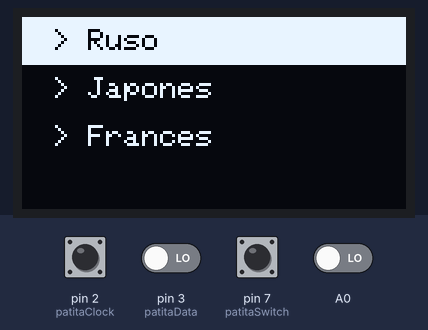
Recording of a sketch running on a simulated Arduino Uno, built with avr-gcc and run on an emulated ATmega328P. Parts: 128×64 one-colour display. The inputs (shaded band) are chosen by the test bench; at power-on: pin 7 (patitaSwitch) HIGH, A0, pin 2 (patitaClock), pin 3 (patitaData) LOW. The audio player accepts every command and is not drawn; what the sketch prints to the serial monitor is not drawn.

Above: at 1.8 s.
1.9 s: pin 7 (patitaSwitch) pulled LOW for 1 s
At 4.0 s:
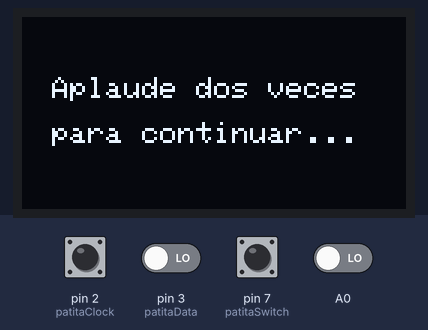
4.4 s: pin 7 (patitaSwitch) pulled LOW for 0.15 s
At 5.0 s:
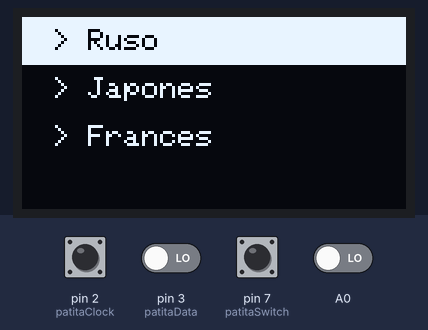
7.5 s: pin 2 (patitaClock) pulsed HIGH 5 times (0.12 s each, 0.3 s apart)
At 9.6 s:
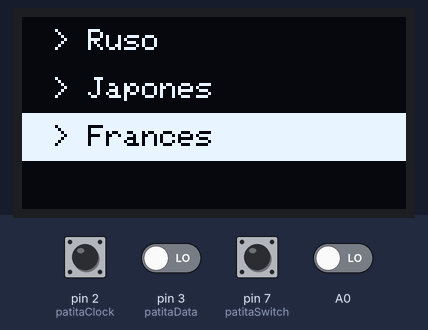
10.5 s: pin 7 (patitaSwitch) pulled LOW for 1 s
At 11.8 s:
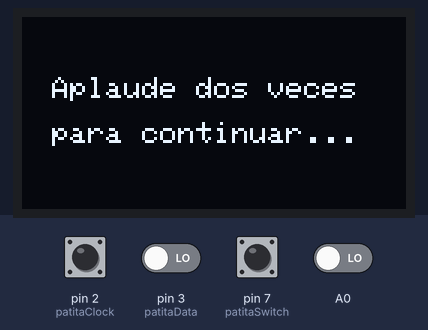
13.0 s: pin 7 (patitaSwitch) pulsed LOW 2 times (0.12 s each, 0.3 s apart)
At 13.2 s:
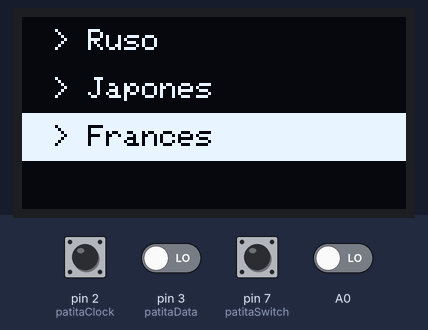
Timing chart, 0 to 16.0 s (numbered marks = the images above; inputs shaded):
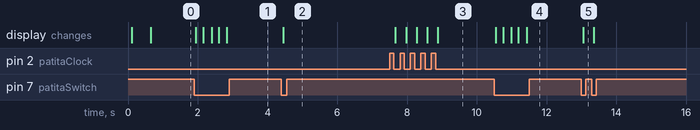

Measured:
- after the input at 1.9 s, the display: changes at once (image 1)
- after the input at 4.4 s, the display: changes after 0.05 s (image 2)
- after the input at 7.5 s, the display: first changes after 0.17 s (image 3 shows a later state)
- after the input at 10.5 s, the display: changes at once (image 4)
- after the input at 13.0 s, the display: changes after 0.05 s (image 5)

The sketch:

grupo-03-2025-10-16-profe-v1.ino
```cpp
/*
  main.ino - CHISPOP
  - Usa: Encoder, Pantalla OLED, Sensor de aplausos, DFPlayer Mini
  - Lógica:
     * Menú de selección con encoder
     * Pantalla de instrucción: "Aplaude dos veces"
     * Reproducción: se activa al detectar 2 aplausos (≈5 s)
*/

// incluir clases que escribimos
#include "Pantalla.h"
#include "ReproductorMP3.h"
#include "SensorEncoder.h"
#include "SensorAplauso.h"

// Objetos principales
SensorEncoder encoder;
SensorAplauso sensorAplauso;
Pantalla pantalla;
ReproductorMP3 mp3;

// Estados de la aplicación
bool enModoMenu = true;
bool enReproduccion = false;
int idiomaSeleccionado = 0;
const int totalIdiomas = 3;
const char* nombresIdiomas[totalIdiomas] = { "> Ruso", "> Japonés", "> Francés" };

// Control de tiempo
// 5 segundos
const unsigned long duracionAudioMs = 5000UL;
unsigned long tiempoFinReproduccion = 0UL;

void setup() {
  Serial.begin(9600);
  delay(50);
  Serial.println(F("CHISPOP - version final"));

  // configurar sensores
  encoder.configurar();
  sensorAplauso.configurar();

  // construir actuadores
  pantalla.iniciar();
  mp3.iniciar();


  pantalla.mostrarMenuIdioma(idiomaSeleccionado);
  Serial.println(F("Gira el encoder y presiona para elegir."));
}

void loop() {
  // seleccionar idioma segun encoder
  if (enModoMenu) {
    Serial.println("ESTOY EN MODO MENU");
    int opt = encoder.leerMovimiento();
    if (opt != idiomaSeleccionado) {
      idiomaSeleccionado = opt;
      pantalla.mostrarMenuIdioma(idiomaSeleccionado);
      Serial.print(F("Idioma seleccionado: "));
      Serial.println(nombresIdiomas[idiomaSeleccionado]);
    }

    // si el boton del encoder se presiona
    // salimos del modo menu
    if (encoder.botonPresionado()) {
      enModoMenu = false;
      // instruccion
      pantalla.mostrarMensajeAplauso();
      Serial.println(F("Presiona: Aplaude dos veces para continuar."));
      delay(120);
    }
  }
  // si no estamos en el modo menu
  // nos concentramos en los aplausos
  else {
    Serial.println("ESTOY EN MODO DETECTAR APLAUSOS");
    sensorAplauso.leer();
    sensorAplauso.decidir();


    if (sensorAplauso.hayDosAplausos) {
      Serial.print("HAY APLAUSOS");
    } else {
      Serial.print("pucha");
    }


    // AQUI VOY VAMOS QUE SE PUEDE
    // --- detectar aplausos ---
    if (!enReproduccion && sensorAplauso.hayDosAplausos) {
      Serial.println(F(" Dos aplausos detectados -> Reproducir saludo"));
      // PARA MATEO
      // Mostrar imagen y reproducir sonido simultáneamente
      pantalla.mostrarBitmapIdioma(idiomaSeleccionado);
      mp3.reproducirSaludo(idiomaSeleccionado);

      enReproduccion = true;
      tiempoFinReproduccion = millis() + duracionAudioMs;
    }

    // Control no bloqueante de fin de audio
    if (enReproduccion && millis() >= tiempoFinReproduccion) {
      enReproduccion = false;
      pantalla.mostrarMensajeAplauso();  // volver a instrucción
      Serial.println(F("Reproducción finalizada."));
    }

    // Botón presionado → volver al menú
    if (encoder.botonPresionado()) {
      enModoMenu = true;
      enReproduccion = false;
      pantalla.mostrarMenuIdioma(idiomaSeleccionado);
      Serial.println(F("Volviendo al menú principal."));
      delay(150);
    }
  }
}
```

Pantalla.cpp
```cpp
#include "Pantalla.h"
#include "Imagen.h"  // incluye bitmaps
#include <Wire.h>
#include <Adafruit_GFX.h>
#include <Adafruit_SSD1306.h>

// Definición global del objeto display
Adafruit_SSD1306 display(ANCHO_PANTALLA, ALTO_PANTALLA, &Wire, -1);

// =======================
// Constructor e inicio
// =======================

Pantalla::Pantalla() {}

void Pantalla::iniciar() {
  if (!display.begin(SSD1306_SWITCHCAPVCC, 0x3C)) {
    Serial.println(F("No se pudo inicializar la pantalla OLED"));
    for (;;);
  }
  display.clearDisplay();
  display.display();
}

// =======================
// Menú de selección de idioma
// =======================


void Pantalla::mostrarMenuIdioma(int opcion) {

  const char* idiomas[] = {"> Ruso", "> Japones", "> Frances"};
  int total = 3;

  display.clearDisplay();
  display.setTextSize(1);
  display.setTextColor(SSD1306_WHITE);

  for (int i = 0; i < total; i++) {
    if (i == opcion) {
      display.fillRect(0, i * 16, 128, 16, SSD1306_WHITE);
      display.setTextColor(SSD1306_BLACK);
    } else {
      display.setTextColor(SSD1306_WHITE);
    }
    display.setCursor(10, i * 16 + 4);
    display.print(idiomas[i]);
  }

  display.display();
}

// =======================
// Mostrar mensaje de aplauso
// =======================

void Pantalla::mostrarMensajeAplauso() {
  display.clearDisplay();
  display.setTextSize(1);
  display.setTextColor(SSD1306_WHITE);
  display.setCursor(10, 20);
  display.println("Aplaude dos veces");
  display.setCursor(10, 35);
  display.println("para continuar...");
  display.display();
}

// =======================
// Mostrar bitmap según idioma
// =======================

void Pantalla::mostrarBitmapIdioma(int idioma) {
  display.clearDisplay();

  if (idioma == 0) {
    display.drawBitmap(0, 0, imagenRuso, 128, 64, SSD1306_WHITE);
  } else if (idioma == 1) {
    display.drawBitmap(0, 0, imagenJapones, 128, 64, SSD1306_WHITE);
  } else if (idioma == 2) {
    display.drawBitmap(0, 0, imagenFrances, 128, 64, SSD1306_WHITE);
  } else {
    display.drawBitmap(0, 0, imagenPucha, 128, 64, SSD1306_WHITE);
  }

  display.display();
}
```

Pantalla.h
```cpp
#ifndef PANTALLA_H
#define PANTALLA_H

#include <Arduino.h>
#include <Adafruit_SSD1306.h>

// Tamaño del OLED
#define ANCHO_PANTALLA 128
#define ALTO_PANTALLA 64

class Pantalla {
  public:
    Pantalla();
    void iniciar();
    void mostrarMenuIdioma(int opcion);
    void mostrarBitmapIdioma(int idioma);
    void mostrarMensajeAplauso();
};

extern Adafruit_SSD1306 display;

#endif
```

ReproductorMP3.cpp
```cpp
#include "ReproductorMP3.h"
#include <SoftwareSerial.h>

SoftwareSerial mp3Serial(10, 11); // RX, TX
DFRobotDFPlayerMini dfPlayer;

void ReproductorMP3::iniciar() {
  mp3Serial.begin(9600);
  if (!dfPlayer.begin(mp3Serial)) {
    Serial.println("Error DFPlayer");
    return;
  }
  dfPlayer.volume(25);
}

void ReproductorMP3::reproducirSaludo(int idioma) {
  switch (idioma) {
    case 0:
      dfPlayer.play(1); // saludo ruso.mp3
      break;
    case 1:
      dfPlayer.play(2); // saludo japones.mp3
      break;
    case 2:
      dfPlayer.play(3); // saludo frances.mp3
      break;
    default:
      dfPlayer.play(4); // pucha.mp3
      break;
  }
}
```

ReproductorMP3.h
```cpp
#ifndef REPRODUCTORMP3_H
#define REPRODUCTORMP3_H

#include "Arduino.h"
#include "DFRobotDFPlayerMini.h"

class ReproductorMP3 {
  public:
    void iniciar();
    void reproducirSaludo(int idioma);
};

#endif
```

SensorAplauso.cpp
```cpp
#include "SensorAplauso.h"

// constructor
SensorAplauso::SensorAplauso() {
}

// destructor
SensorAplauso::~SensorAplauso() {
}


void SensorAplauso::configurar() {
  //entrada es el sensor
  pinMode(SensorAplauso::patitaSensor, INPUT);
}

void SensorAplauso::leer() {
  // lee el valor del sensor
  SensorAplauso::valorActual = digitalRead(SensorAplauso::patitaSensor);

  // guardar valor para medir el tiempo entre aplausos
  SensorAplauso::tiempoActual = millis();
}

void SensorAplauso::decidir() {

  // si el valor actual es 1
  if (SensorAplauso::valorActual == 1) {

    // y ademas se cumplen todas estas otras condiciones
    if (

      // para evitar detectar el sonido varias veces
      (SensorAplauso::tiempoActual > SensorAplauso::tiempoAnterior + 200) &&
      // para asegurarse de que no haya habido sonido antes
      (SensorAplauso::valorAnterior == 0) &&
      // segundo aplauso en 0.8 segundos
      (SensorAplauso::tiempoActual < SensorAplauso::tiempoAnterior + 800) &&
      // evitar un tercer aplauso
      (SensorAplauso::tiempoActual > SensorAplauso::tiempoCambioLED + 1000)) {

      SensorAplauso::hayDosAplausos = true;
      // CAMBIAR PARA REPRODUCIR SONIDO Y MOSTRAR MENSAJE

      // lo de aqui abajo es del código anterior
      // para usar la luz led como lámpara
    }

    // PORHACER
    // por ahora, hayAplauso queda true
    // pero nadie se hace cargo aun
    // de volverlo false


    // guardar lo actual en lo anterior
    // para luego poder actualizar lo actual
    SensorAplauso::valorAnterior = SensorAplauso::valorActual;
    SensorAplauso::tiempoAnterior = SensorAplauso::tiempoActual;
  }
}
```

SensorAplauso.h
```cpp
#ifndef SENSOR_APLAUSO_H
#define SENSOR_APLAUSO_H

#include <Arduino.h>

class SensorAplauso {
public:

  ////////////
  // funciones
  ////////////

  // constructor
  SensorAplauso();

  // destructor
  ~SensorAplauso();

  void configurar();

  void leer();

  void decidir();

  bool detectarAplausos();

  ////////////
  // variables
  ////////////

  // sensor de sonido
  int patitaSensor = A0;

  // estado del sistema
  bool hayDosAplausos = false;

  // valores de lectura pueden ser 0 o 1
  int valorActual = 0;
  int valorAnterior = 0;

  // momentos de lectura
  unsigned long tiempoActual = 0;
  unsigned long tiempoAnterior = 0;

  // momento de cambio de la luz LED
  unsigned long tiempoCambioLED = 0;

  String mensajeAgua = "aplauso detectado";
};

#endif
```

SensorEncoder.cpp
```cpp
#include "SensorEncoder.h"

SensorEncoder::SensorEncoder() {
  // Estado por defecto
  clockActual = HIGH;
  clockAnterior = HIGH;
  opcionMenu = 0;
}

SensorEncoder::~SensorEncoder() {
}

void SensorEncoder::configurar() {
  // Pines de encoder: Clock y Data como entradas, switch con pullup
  pinMode(patitaClock, INPUT);
  pinMode(patitaData, INPUT);
  pinMode(patitaSwitch, INPUT_PULLUP);

  // Leer estado inicial
  clockAnterior = digitalRead(patitaClock);
}

// Decisiones internas del encoder: detectar flanco y ajustar opcionMenu
int SensorEncoder::tomarDecisiones() {
  clockActual = digitalRead(patitaClock);

  // Detectar flanco HIGH -> LOW
  if (clockAnterior == HIGH && clockActual == LOW) {
    int dataVal = digitalRead(patitaData);

    int nuevaOpcion = opcionMenu;
    if (dataVal == LOW) {
      nuevaOpcion = opcionMenu + 1;
    } else {
      nuevaOpcion = opcionMenu - 1;
    }

    // Ajustar rango circular
    const int maxOpciones = 3;
    if (nuevaOpcion < 0) nuevaOpcion = maxOpciones - 1;
    if (nuevaOpcion >= maxOpciones) nuevaOpcion = 0;

    opcionMenu = nuevaOpcion;
  }

  clockAnterior = clockActual;
  return opcionMenu;
}

int SensorEncoder::leerMovimiento() {
  return tomarDecisiones();
}

// Botón: devuelve true una vez por pulsación (sin debounce complicado)
bool SensorEncoder::botonPresionado() {
  // El switch del encoder es activo en LOW (presionado)
  // Esta implementación es simple
  static unsigned long lastButton = 0;
  const unsigned long debounceMs = 200;
  if (digitalRead(patitaSwitch) == LOW) {
    unsigned long now = millis();
    if (now - lastButton > debounceMs) {
      lastButton = now;
      // esperar a que suelte no es obligatorio
      return true;
    }
  }
  return false;
}
```

SensorEncoder.h
```cpp
#ifndef SENSORENCODER_H
#define SENSORENCODER_H

#include <Arduino.h>

class SensorEncoder {
  public:
    SensorEncoder();
    ~SensorEncoder();

    void configurar();
    int tomarDecisiones();
    int leerMovimiento();
    bool botonPresionado();

    // Pines
    static const int patitaClock = 2;
    static const int patitaData = 3;
    static const int patitaSwitch = 7;

    // Estado interno público
    int clockActual;
    int clockAnterior;
    int opcionMenu;
};

#endif
```

cableado.ino
```cpp
// El sensor de sonido tiene 3 patitas

// La primera patita es Out, da salida HIGH (8)
// en condiciones de silencio y LOW cuando detecta sonido

// La segunda patita es GND, cable a tierra (GND) Verde
// La tercera patita es VCC, suministra energía al sensor. Recomendado que
//se alimente entre 3.3V a 5V (5V)
//Tiene potenciometro para ajustar sensibilidad de señal OUT

//https://afel.cl/products/sensor-sonido-digital


//El encoder rotatorio tiene 5 patitas

//La primera es GND, conexión a tierra (GND) Verde

//El segundo es VCC (+), alimentación de voltaje de entre 3.3V y 5V (5V) Amarillo

//La tercera es SW, salida del interruptor del botón (pin 7) Naranjo

//La cuarta es DT (output B), se usa para determinar rotación (pin -3) Blanco

//La quinta es CLK (output A), se usa para determinar cantidad de rotación
//cada ve que el mando es girado en cualquier dirección (pin 2) Rojo

//https://afel.cl/products/encoder-rotatorio-ky-040-360-grados


//El modulo microfono amplificador tiene 3 patitas

//La primera patita es OUT, pin de salida analógica que entrega la señal de sonido amplificada. (A0)

//La segunda patita es GND, conexión a tierra. (GND)

//La tercera es VCC, pin de fuente de alimentación de entre 2,4V a 5,5V. (3,3 V o 5V?)

//incluye un potenciometro pequeño que se usa para ajustar la ganancia (cuanto amplifica el modulo la señal de sonido)

//https://afel.cl/products/modulo-microfono-amplificador-max4466?_pos=1&_sid=0ce6bddc2&_ss=r


//La Shield Data Logger es una extensión que permite registrar datos, se conecta directo a una placa Arduino

//tiene slot para tarjeta SD

//Voltaje de operacion de 5V DC

//https://afel.cl/products/shield-data-logger-para-arduino-uno-mega?utm_term=&hsa_kw=&hsa_mt=&gad_campaignid=1711725544


//La Pantalla LCD OLED tiene 4 patitas

// La primera es GND, conexión a tierra (GND) Verde
//La segunda es VCC, pin de alimentación, va entre 1,8V y 6V (5V) amarillo
//La tercera es SCL, pin de señal de reloj de interfaz I2C (A5) Morado
//La cuarta es SDA, pin de señal de datos de interfaz I2C (A4) Azul

//https://afel.cl/products/pantalla-lcd-oled-1-3-128x64-caracteres-azules

//El modulo reproductor MP3 tiene 8 por lado, se conecta 5 patitas a arduino usando resistencias

// VCC va a 5V
// RX va a -5
// TX va a 4
// SPK1 se conecta al altavoz
// GND va a GND
// SPK2 va al altavoz

// https://afel.cl/products/modulo-reproductor-mp3-dfplayer-mini?utm_term=&hsa_kw=&hsa_mt=&gad_campaignid=1711725544 
```

creditos.ino
```cpp
// 01-antokiaraa
// 16-javieramoraga-rgb
// 18-ppia97
// 19-hiinalia
// 24-joquape

/* REFERENCIAS
 * Encoder KY-040:
 *  - Luis Llamas. "Rotary encoder KY-040 con Arduino" (tutorial).
 *    https://www.luisllamas.es/arduino-encoder-rotativo/
 *
 * DFPlayer Mini:
 *  - DFRobot. "DFPlayer Mini MP3 Player" (documentación y ejemplos).
 *    https://wiki.dfrobot.com/DFPlayer_Mini_SKU_DFR0299
 *
 * Pantalla OLED SSD1306:
 *  - Adafruit. "Monochrome OLED Breakouts" (biblioteca y ejemplos).
 *    https://learn.adafruit.com/monochrome-oled-breakouts/arduino-library-and-examples
 *
 * Sensor de sonido (microphone module):
 *  - Random Nerd Tutorials. "Guide for Microphone Sound Sensor with Arduino"
 *    https://randomnerdtutorials.com/guide-for-microphone-sound-sensor-with-arduino/
 *
 * SoftwareSerial (documentación Arduino):
 *  - Arduino Reference: SoftwareSerial.
 *    https://www.arduino.cc/reference/en/language/functions/communication/softwareserial/
 *
 * Bibliotecas recomendadas para instalar:
 *  - Adafruit SSD1306
 *  - Adafruit GFX
 *  - DFRobotDFPlayerMini (busca "DFRobotDFPlayerMini")
 *
 * Ejemplos consultados (en Arduino IDE):
 *  - File → Examples → Adafruit SSD1306 → ssd1306_128x64_i2c
 *  - File → Examples → SoftwareSerial
 *  - Ejemplos incluidos en la biblioteca DFRobotDFPlayerMini
 *
 * Fecha de consulta: 2025-09-29
 */
```

Source omitted: Imagen.h (data table, 25404 bytes)
